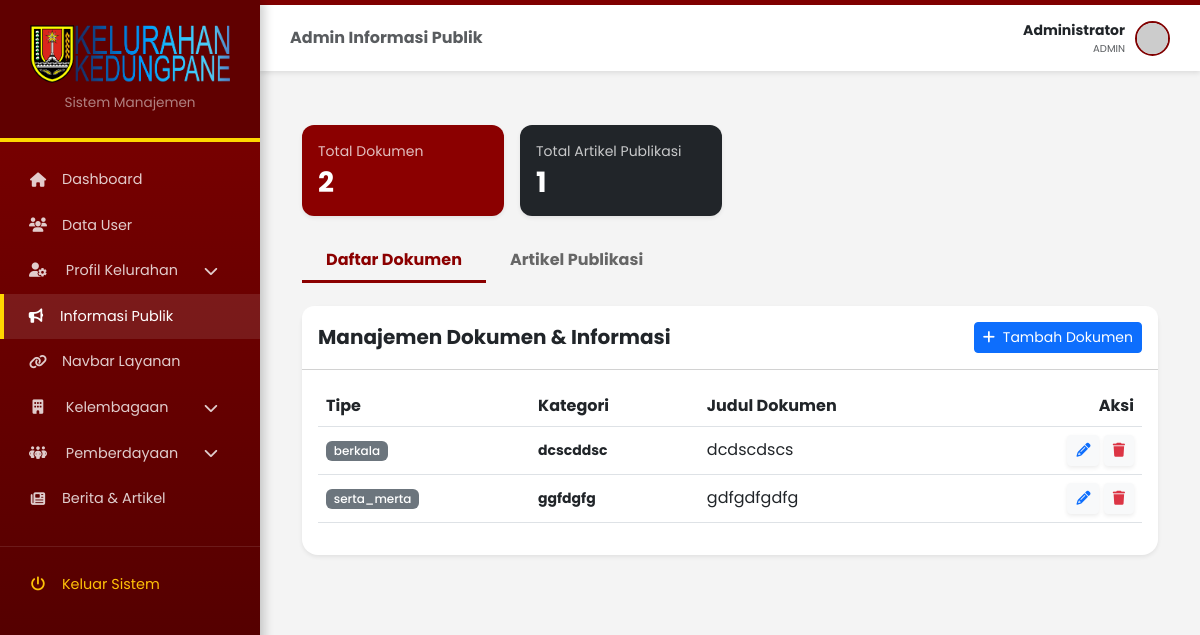
The page /admin/admin-informasi-publik.php (signed in) on the database as committed earlier.
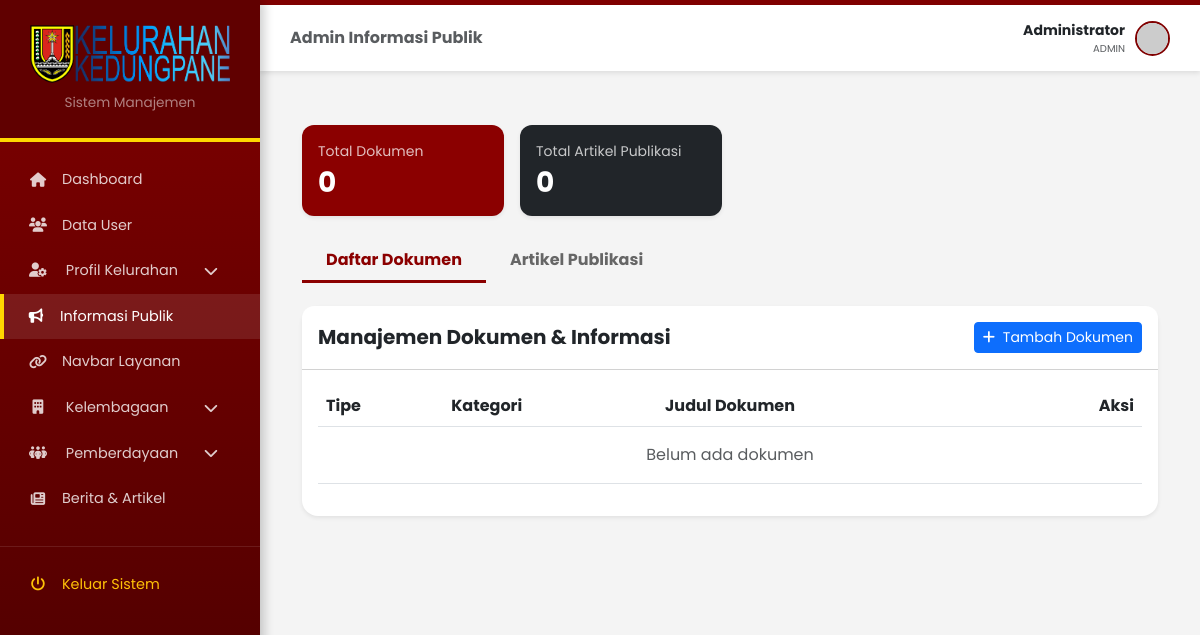
The same page on the database as committed later.
### tables this page shows
CREATE TABLE `informasi_publik` (
  `id` int(11) NOT NULL,
  `tipe_info` enum('berkala','setiap_saat','serta_merta') NOT NULL,
  `kategori_spesifik` varchar(100) DEFAULT NULL,
  `judul` varchar(255) NOT NULL,
  `file_dokumen` varchar(255) DEFAULT NULL,
  `deskripsi` text DEFAULT NULL,
  `file_path` varchar(255) DEFAULT NULL,
  `ikon` varchar(50) DEFAULT 'bi-file-earmark-pdf-fill',
  `tanggal` date NOT NULL DEFAULT current_timestamp(),
  `status` enum('published','draft') DEFAULT 'published'
);

### admin/admin-informasi-publik.php (the view, shortened to what this page needs)
<?php
require_once __DIR__ . '/auth.php';
$tot_artikel = mysqli_fetch_assoc(mysqli_query($conn, "SELECT COUNT(*) as t FROM artikel_publik"))['t'] ?? 0;
$query_info = mysqli_query($conn, "SELECT * FROM informasi_publik ORDER BY tanggal DESC");
include 'admin_header.php';
?>
<link href="https://cdn.jsdelivr.net/npm/summernote@0.8.18/dist/summernote-lite.min.css" rel="stylesheet">
<div class="container-fluid py-4">
    <div class="row g-3 mb-4">
        <div class="col-md-6 col-lg-3">
            <div class="card shadow-sm border-0 bg-maroon text-white p-3 h-100">
                <small class="opacity-75">Total Dokumen</small>
                <h3 class="fw-bold mb-0 mt-1"><?= mysqli_num_rows($query_info); ?></h3>
            </div>
        </div>
        <div class="col-md-6 col-lg-3">
            <div class="card shadow-sm border-0 bg-dark text-white p-3 h-100">
                <small class="opacity-75">Total Artikel Publikasi</small>
                <h3 class="fw-bold mb-0 mt-1"><?= $tot_artikel; ?></h3>
            </div>
        </div>
    </div>
    <ul class="nav nav-tabs border-0 mb-4" id="adminTab" role="tablist">
        <li class="nav-item">
            <button class="nav-link active fw-bold px-4" data-bs-toggle="tab" data-bs-target="#tab-dokumen">Daftar Dokumen</button>
        </li>
        <li class="nav-item">
            <button class="nav-link fw-bold px-4" data-bs-toggle="tab" data-bs-target="#tab-artikel">Artikel Publikasi</button>
        </li>
    </ul>
    <div class="tab-content">
        <div class="tab-pane fade show active" id="tab-dokumen">
            <div class="card border-0 shadow-sm rounded-4">
                <div class="card-header bg-white py-3 d-flex justify-content-between align-items-center">
                    <h5 class="mb-0 fw-bold">Manajemen Dokumen & Informasi</h5>
                    <button class="btn btn-sm btn-primary" onclick="tambahDokumen()"><i class="fa-solid fa-plus me-1"></i> Tambah Dokumen</button>
                </div>
                <div class="table-responsive p-3">
                    <table class="table table-hover align-middle">
                        <thead class="bg-light">
                            <tr>
                                <th>Tipe</th>
                                <th>Kategori</th>
                                <th>Judul Dokumen</th>
                                <th class="text-end">Aksi</th>
                            </tr>
                        </thead>
                        <tbody>
                            <?php if(mysqli_num_rows($query_info) > 0): ?>
                                <?php while($row = mysqli_fetch_assoc($query_info)): ?>
                                <tr>
                                    <td><span class="badge bg-secondary"><?= $row['tipe_info']; ?></span></td>
                                    <td class="small fw-bold"><?= $row['kategori_spesifik']; ?></td>
                                    <td><?= $row['judul']; ?></td>
                                    <td class="text-end">
                                        <button class="btn btn-sm btn-light text-primary shadow-sm" onclick='editDokumen(<?= json_encode($row) ?>)'><i class="fa-solid fa-pencil"></i></button>
                                        <form action="" method="POST" class="d-inline">
                                            <button type="submit" class="btn btn-sm btn-light text-danger shadow-sm"><i class="fa-solid fa-trash"></i></button>
                                        </form>
                                    </td>
                                </tr>
                                <?php endwhile; ?>
                            <?php else: ?>
                                <tr><td colspan="4" class="text-center py-3 text-muted">Belum ada dokumen</td></tr>
                            <?php endif; ?>
                        </tbody>
                    </table>
                </div>
            </div>
        </div>
    </div>
</div>
<?php include 'admin_footer.php'; ?>

Rows that differ between the two databases and show on the page:
removed informasi_publik: tipe_info "berkala", kategori_spesifik "dcscddsc", judul "dcdscdscs"
removed informasi_publik: tipe_info "serta_merta", kategori_spesifik "ggfdgfg", judul "gdfgdfgdfg"
Other text that changed with them:
mysqli_num_rows($query_info): "2" → "0"
$tot_artikel: "1" → "0"
text now shown: "Belum ada dokumen"
